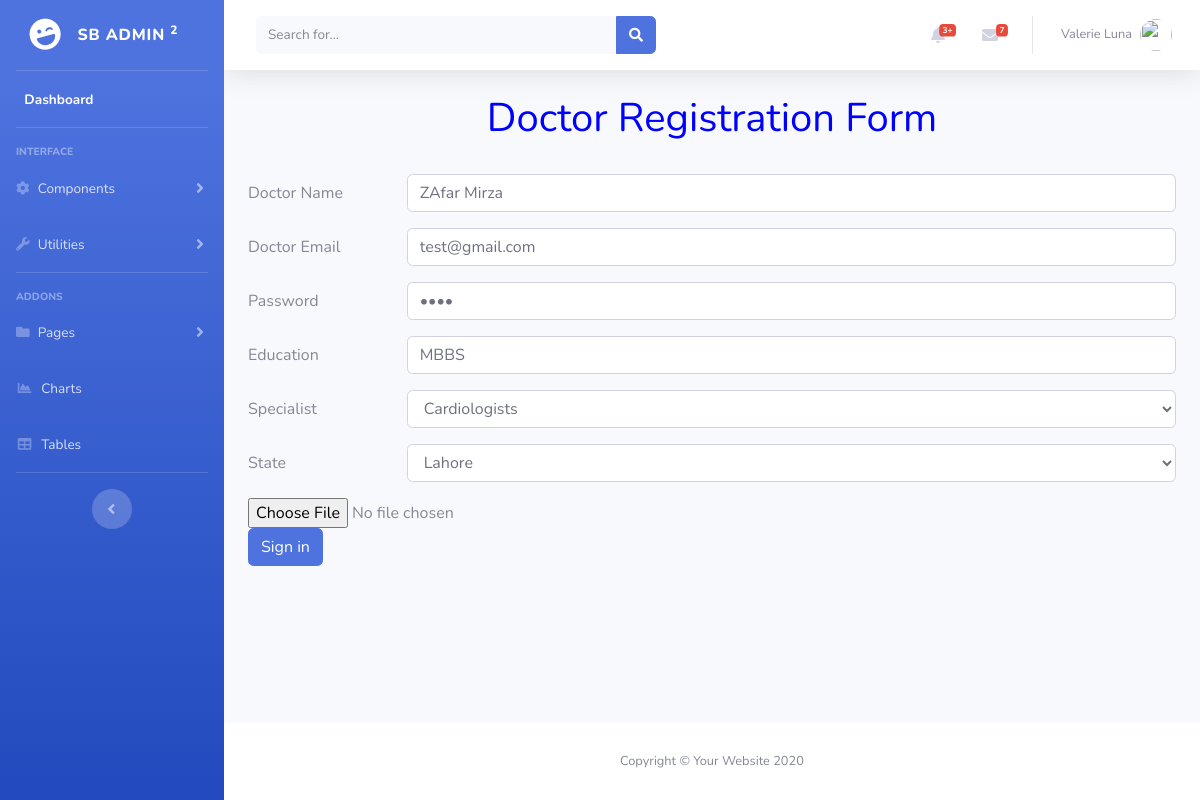
Page /doctor/edit.php?id=14 on the committed database.
### tables this page shows
CREATE TABLE `doctor` (
  `d_id` int(11) NOT NULL,
  `d_name` varchar(50) NOT NULL,
  `d_email` varchar(50) NOT NULL,
  `d_password` varchar(50) NOT NULL,
  `image` mediumblob,
  `city` int(11) NOT NULL,
  `education` varchar(50) NOT NULL,
  `specialization` int(50) NOT NULL,
  `fees` int(100) NOT NULL
);

### doctor/edit.php (the view, shortened to what this page needs)
<?php
include "connection.php";
$id=$_GET['id'];
$query="select * from doctor where d_id=".$id;
$result = mysqli_query($conn,$query);
$row =mysqli_fetch_row($result);
$query2="Select * from city";
$resultc=mysqli_query($conn,$query2);
$query3="Select * from specialist";
$result3=mysqli_query($conn,$query3);
include "../adminpanel.php";
?>
<center>
<h1 style="color:blue">Doctor Registration Form</h1>
</center>
<br>
<form method="post" enctype="multipart/form-data">
  <div class="form-group row">
    <label for="Named" class="col-sm-2 col-form-label">Doctor Name</label>
    <div class="col-sm-10">
      <input type="text" class="form-control" id="" placeholder="Name" name="Named" value="<?php echo $row[1];?>">
    </div>
  </div>
  <div class="form-group row">
    <label for="Named" class="col-sm-2 col-form-label">Doctor Email</label>
    <div class="col-sm-10">
<input type="email" class="form-control" id="" placeholder="Email" name="Emaild" value="<?php echo $row[2];?>">
    </div>
  </div>
  <div class="form-group row">
    <label for="inputPassword3" class="col-sm-2 col-form-label">Password</label>
    <div class="col-sm-10">
      <input type="password" name="password" class="form-control" id="inputPassword3" placeholder="Password" value="<?php echo $row[3];?>">
    </div>
  </div>
  <div class="form-group row">
    <label for="inputPassword3" class="col-sm-2 col-form-label">Education</label>
    <div class="col-sm-10">
      <input type="text" name="education" class="form-control" id="inputPassword3" placeholder="Password" value="<?php echo $row[6];?>">
    </div>
  </div>
  <div class="form-group row">
      <label for="inputState" class="col-sm-2 col-form-label">Specialist</label>
      <div class="col-sm-10">
      <select id="inputState" name="Specialist" class="form-control">
                                        <?php
        while($row3=mysqli_fetch_array($result3))
        {
            if($row[7]==$row3['id'])
            {
        ?>
            <option value=<?php echo $row3['id'];?> selected>
            <?php echo $row3['specialist'];?>
            </option>
            <?php
            }
            else {
                ?>
         <option value=<?php echo $row3['id'];?> >
            <?php echo $row3['specialist'];?>
            </option>
        <?php
            }
        }
        ?>
      </select>
      </div>
    </div>
  <div class="form-group row">
      <label for="inputState" class="col-sm-2 col-form-label">State</label>
      <div class="col-sm-10">
      <select id="inputState" name="city" class="form-control">
      <?php
        while($rowc=mysqli_fetch_array($resultc))
        {
            if($row[5]==$rowc['C_id'])
            {
        ?>
            <option value=<?php echo $rowc['C_id'];?> selected>
            <?php echo $rowc['C_name']; ?>
            </option>
            <?php
            }
            else {
            ?>
             <option value=<?php echo $rowc['C_id'];?> >
            <?php echo $rowc['C_name']; ?>
            </option>
        <?php
            }
        }
        ?>
      </select>
      </div>
    </div>
    <input type="file" name="imagess"/>
        <br>
  <div class="form-group row">
    <div class="col-sm-10">
      <button type="submit" class="btn btn-primary" name="btnSubmit" >Sign in</button>
    </div>
  </div>
  <?php
include '../adminpanelfooter.php';
?>
</html>

### rows in the picture
doctor: Named "ZAfar Mirza", Emaild "test@gmail.com", education "MBBS"

### other values in the picture
form field Specialist "Cardiologists"
form field city "Lahore"
